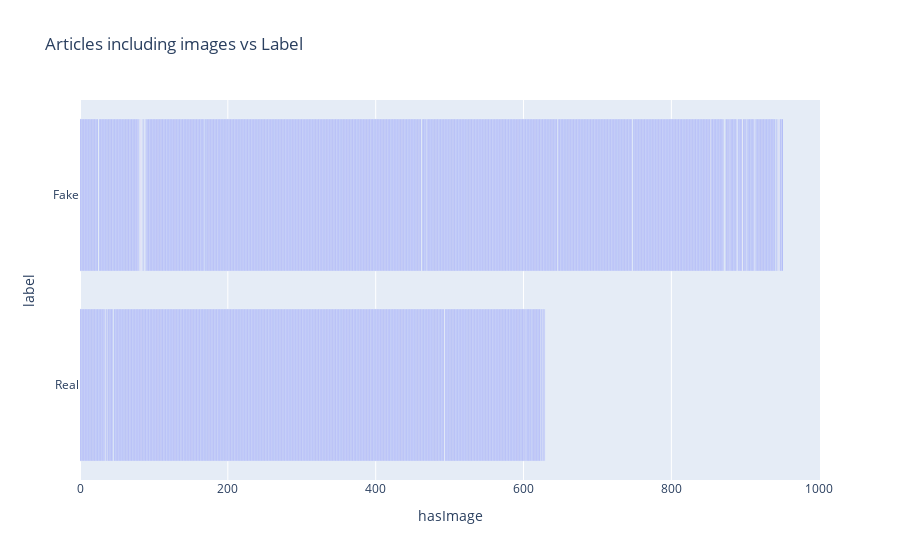

Here is the notebook cell this chart was saved with:
### Markdown cell above
# Articles including images vs Label

### Code cell
fig = px.bar(df, x='hasImage', y='label',title='Articles including images vs Label')
fig.show()

### Figure 1 — Plotly figure (JSON) as saved in the notebook; plotly's stock layout.template omitted (floating-point values rounded to 4 significant figures; data arrays with more than 128 entries replaced by an {"elided": "..."} marker saying what was removed)
{"data": [{"alignmentgroup": "True", "hovertemplate": "hasImage=%{x}<br>label=%{y}<extra></extra>", "legendgroup": "", "marker": {"color": "#636efa"}, "name": "", "offsetgroup": "", "orientation": "h", "showlegend": false, "textposition": "auto", "type": "bar", "x": {"elided": "2045 int values"}, "xaxis": "x", "y": {"elided": "2045 str values"}, "yaxis": "y"}], "layout": {"barmode": "relative", "legend": {"tracegroupgap": 0}, "title": {"text": "Articles including images vs Label"}, "xaxis": {"anchor": "y", "domain": [0, 1], "title": {"text": "hasImage"}}, "yaxis": {"anchor": "x", "domain": [0, 1], "title": {"text": "label"}}}}
